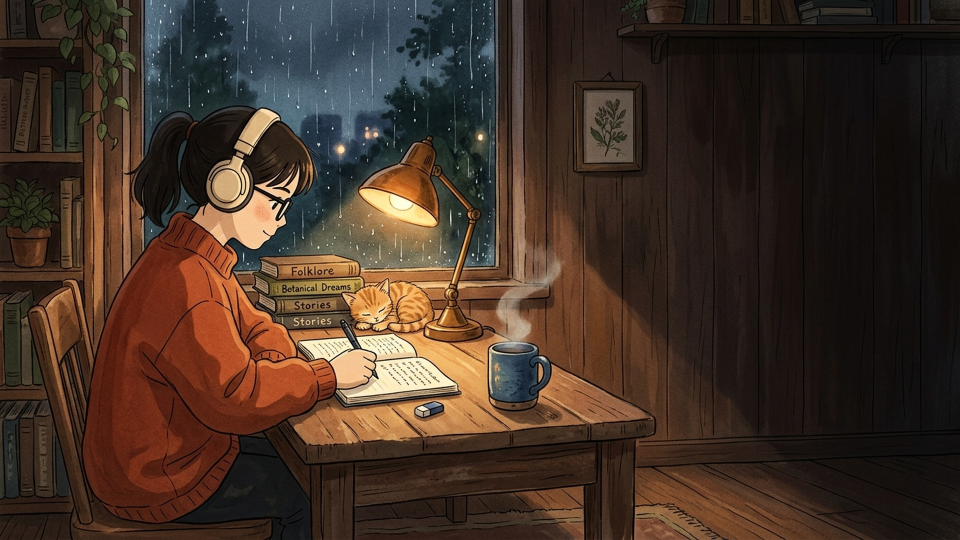
#> input picture assets/mascots/anime_lofi_girl/sleeping.jpg, 1920 x 1080 px (shown at 1/2 size)
$ python -i image_quality.py   (imports and definitions only)
#> lines starting #> are read from the running program, lines starting #| are printed output that depends on the picture
"""
app.services.media.image_quality — Bộ lọc & xếp hạng ảnh web TRƯỚC khi đưa cho AI Vision,
và khung hình dọc 9:16 thông minh (không kéo giãn ảnh).

Mục tiêu:
1. Giữ đúng CHỦ THỂ của lời thoại (vd: "wedge-tailed eagle" chứ không phải "eagle" chung chung).
2. Loại ảnh có nguy cơ watermark / stock trả phí / clipart / sản phẩm in ấn.
3. Ưu tiên ảnh dọc, độ phân giải cao, tiêu đề khớp chủ thể.
4. Khi AI Vision không khả dụng (hết quota) vẫn chọn được ảnh tốt nhờ điểm heuristic.
5. Ảnh ngang → crop 9:16 bám theo vùng có nhiều chi tiết (saliency) hoặc nền mờ nếu ảnh quá nhỏ.
"""
from __future__ import annotations

import os
import re
from typing import Dict, Iterable, List, Optional

# ─────────────────────────────── Watermark / stock / fake prop / poster risk ───────────────────────────────
# Domain ảnh stock trả phí (luôn có watermark) HOẶC trang AI chất lượng thấp / bán đồ in ấn
WATERMARK_DOMAINS = (
    "shutterstock", "alamy", "istockphoto", "gettyimages", "dreamstime", "depositphotos",
    "123rf", "stock.adobe", "adobestock", "fineartamerica", "pixels.com", "vectorstock",
    "bigstockphoto", "agefotostock", "canstockphoto", "pond5", "storyblocks", "vecteezy",
    "featurepics", "colourbox", "superstock", "masterfile", "photocase", "eyeem",
    "redbubble", "teepublic", "zazzle", "etsy", "society6", "cafepress", "displate",
    "img.freepik.com/premium-", "freepik.com/premium-", "craiyon.com", "media.craiyon.com",
    "nightcafe.studio", "images.nightcafe.studio", "deepdreamgenerator", "artbreeder.com",
    "furaffinity.net", "wattpad.com", "newgrounds.com",
    # Chặn các trang code, slide thuyết trình, tài liệu học thuật, biểu đồ và hướng dẫn nhiếp ảnh lạc đề
    "kaggle.com", "slideshare.net", "scribd.com", "researchgate.net", "academia.edu",
    "chegg.com", "coursehero.com", "quizlet.com", "github.com", "stackoverflow.com",
    "towardsdatascience.com", "analyticsvidhya.com", "promptden.com", "eartohear",
    "qaqooking", "about.com", "fity.club", "designbundles.net",
    "amazon.com", "goodreads.com", "books.google", "barnesandnoble.com",
    "audible.com", "kobo.com", "herway.net", "mindjournal.com", "themindsjournal.com",
    "narcissisms.com", "yourtango.com", "thoughtcatalog.com", "hackspirit.com", "ideapod.com",
    "powerofpositivity.com", "learning-mind.com", "wikihow.com", "verywellmind.com",
    "healthline.com", "medicalnewstoday.com", "webmd.com", "quotefancy.com", "brainyquote.com",
    "azquotes.com", "picturequotes.com", "geckoandfly.com", "inspiringquotes.us",
    # Chặn YouTube Thumbnail có chữ clickbait, trang truyện tranh Marvel/DC và kho ảnh Anime/Wibu lệch chủ đề
    "ytimg.com", "img.youtube.com", "aminoapps.com", "comicvine.gamespot.com", "cbr.com",
    "marvel.com", "dc.com", "dccomics.com", "superherodb.com", "vsbattles.fandom.com",
    "myanimelist.net", "zerochan.net", "danbooru", "gelbooru", "safebooru", "konachan", "yandere.re", "pixiv.net",
    "boneclones.com", "uchytel.com", "skullsUnlimited", "skullsunlimited.com",
)

# Tiêu đề / URL chứa các cụm này là ảnh stock watermark / mô hình nhựa bảo tàng ("trông đểu") / poster chữ / game khối vuông / biểu đồ code
_HARD_TITLE_CUES = (
    "stock photo", "stock image", "stock picture", "premium photo", "premium vector",
    "royalty free", "royalty-free", "vector", "clipart", "clip art", "coloring page",
    "colouring", "t-shirt", "tshirt", "sticker", "mug ", "poster print", "canvas print",
    "framed print", "art print", "for sale", "buy now", "watermarked",
    "movie poster", "new poster", "official poster", "teaser poster", "poster for",
    # Chặn ảnh thumbnail so kèo có chữ ("JAWS VS LEVIATHAN"), bảng xếp hạng, truyện tranh siêu anh hùng & anime
    " vs ", " vs.", "-vs-", "_vs_", " versus ", "who would win", "size comparison", "tier list", "thumbnail",
    "anime", "waifu", "manga", "manhwa", "webtoon", "genshin", "honkai", "vtuber", "vocaloid", "hatsune",
    "comic book", "marvel", "dc comics", "avengers", "galactus", "thanos", "superhero", "pokemon", "yugioh", "digimon",
    "voxel", "blockbench", "pixel art", "low poly", "character sheet", "concept sheet", "reference sheet",
    "turnaround", "anatomy of", "size chart", "subnautica", "grand order", "fgo", "gacha", "walkthrough", "exploration quest",
    # Chặn mô hình cao su/nhựa, tượng bảo tàng, đồ chơi, thú nhồi bông làm ảnh trông giả ("đểu")
    "animatronic", "animatronics", "prop ", "movie prop", "replica", "mannequin", "puppet",
    "wax figure", "museum exhibit", "exhibition", "theme park ride", "universal studios ride",
    "bone clones", "boneclones", "skull replica", "osteological", "like comment subscribe", "who wins",
    "action figure", "toy ", "toys", "figurine", "lego", "plush", "stuffed animal", "taxidermy",
    "costume", "cosplay", "inflatable", "statue", "sculpture",
    "minecraft", "roblox", "fortnite",
    # Chặn ảnh chụp màn hình code, biểu đồ thống kê, sơ đồ kỹ thuật và slide bài giảng
    "k-means", "kmeans", "clustering", "python notebook", "jupyter", "matplotlib",
    "histogram", "bar chart", "pie chart", "scatter plot", "flowchart", "schematic",
    "cross-section", "cross section", "infographic", "worksheet", "slide ", "slideshare",
    "radar absorbing", "damaged zones",
    "book cover", "paperback", "hardcover", "audiobook", "kindle edition", "ebook",
    "2 in 1", "3 in 1", "box set", "bestseller", "by grace", "by sarah", "author",
    "things he", "things she", "signs of a", "signs you", "ways to", "reasons why",
    "why narcissists", "how to understand", "explained", "secrets:", "cheat sheet",
    "quote", "quotes", "saying", "sayings", "checklist", "symptom", "symptoms",
    "types of", "stages of", "rules of", "guide to", "narcissisms.com", "mindjournal", "herway", "narcsite",
    "marcus aurelius", "seneca", "epictetus", "how to deal with", "manipulative person",
    "deviantart", "furaffinity", "furry", "anthropomorphic", " tarot ", "zodiac", "galaxycape",
)

# Tiêu đề chứa các cụm này → trừ điểm mạnh (tranh vẽ tay 2D phẳng, đồ chơi, sơ đồ, chữ chèn)
_SOFT_TITLE_CUES = (
    "cartoon", "drawing", "sketch", "watercolor", "pencil", "comic", "manga", "chibi",
    "download", "logo", "icon", "infographic", "diagram", "chart", "map of", "meme",
    "quote", "text", "tattoo", "museum", "exhibit", "specimen", "fossil", "skeleton",
    "poster", "dvd cover", "book cover",
)

# Nguồn Điện Ảnh 4K/8K & Siêu Phẩm Thị Giác Viral trên mạng (ArtStation, Pinterest, Wallhaven, 4K UHD, IMDb, Báo điện ảnh)
_HOT_TREND_DOMAINS = (
    "artstation.com", "cdna.artstation.com", "cdnb.artstation.com",
    "wallhaven.cc", "w.wallhaven.cc", "th.wallhaven.cc",
    "hdqwalls.com", "images.hdqwalls.com", "alphacoders.com", "images.alphacoders.com",
    "wallpaperflare.com", "c4.wallpaperflare.com", "uhdpaper.com", "peakpx.com", "wallhere.com",
    "imdb.com", "tmdb.org", "image.tmdb.org", "film-grab.com",
    "shotdeck.com", "fancaps.net", "moviestillsdb.com", "collider.com", "screenrant.com", "srcdn.com",
    "variety.com", "hollywoodreporter.com", "empireonline.com", "indiewire.com", "ign.com",
    "polygon.com", "bloody-disgusting.com", "denofgeek.com", "slashfilm.com", "rogerebert.com",
    "rottentomatoes.com", "fandango.com", "futurecdn.net", "gamesradar.com",
    "redd.it", "i.redd.it", "reddit.com", "nationalgeographic.com", "bbc.co.uk", "bbc.com",
)

_HOT_TREND_CUES = (
    "8k", "4k", "uhd", "imax", "vfx", "cgi", "unreal engine", "octane render", "photorealistic",
    "hyperrealistic", "movie scene", "movie still", "film still", "cinematic", "epic",
    "thalassophobia", "megalophobia", "artstation", "masterpiece", "roaring", "attack",
)

_STOPWORDS = {
    "a", "an", "the", "of", "and", "or", "to", "in", "on", "at", "for", "with", "from", "by",
    "its", "it", "his", "her", "their", "this", "that", "these", "those", "into", "onto",
    "is", "are", "was", "were", "be", "been", "can", "could", "will", "would", "just", "even",
    "so", "very", "than", "then", "there", "here", "what", "which", "who", "when", "where",
    "while", "as", "up", "down", "out", "over", "under", "about", "your", "you", "our", "we",
    "my", "me", "i", "they", "them", "he", "she", "has", "have", "had", "do", "does", "did",
    "not", "no", "yes", "but", "if", "because", "only", "every", "all", "some", "most",
    # Trạng từ vị trí/thời gian — không phải chủ thể (vd: cảnh bị cắt giữa câu "High above,")
    "above", "below", "beneath", "high", "deep", "far", "away", "inside", "outside", "behind",
    "beyond", "now", "today", "yet", "once", "ago", "soon", "later", "first", "last", "next",
    "suddenly", "finally", "instead", "imagine", "meet",
    # Thuật ngữ góc máy / nhiếp ảnh / phong cách / template ở đầu hoặc cuối AI prompt — tuyệt đối không được trích thành chủ thể
    "macro", "shot", "shots", "wide", "angle", "wide-angle", "low-angle", "high-angle", "low",
    "close", "close-up", "closeup", "extreme", "cinematic", "cinematography", "breathtaking",
    "dramatic", "photorealistic", "hyperrealistic", "hyper-realistic", "vertical", "portrait",
    "frame", "still", "view", "perspective", "lens", "lighting", "bokeh", "volumetric",
    "tracking", "panning", "aerial", "establishing", "moody", "atmospheric", "film", "scene",
    "noir", "chiaroscuro", "monochrome", "seinen", "thriller", "aesthetic", "shadow", "shadows",
    "silhouette", "dark", "realistic", "photography", "photo", "image", "picture", "wallpaper",
    "art", "illustration", "digital", "render",
    "jaw", "dropping", "jaw-dropping", "scroll", "stopping", "scroll-stopping", "visual",
    "impact", "hook", "detailed", "prompt", "english", "national", "geographic", "bbc",
    "planet", "earth", "documentary", "majestic", "aspect", "ratio", "resolution", "sharp",
    "vivid", "contrast", "dynamic", "golden", "hour", "imax", "live", "action", "live-action",
    "beautiful", "vibrant", "stunning", "epic", "4k", "8k", "razor", "focal", "depth", "rim",
    "peak", "ultra", "retention", "youtube", "shorts", "masterpiece", "award", "winning",
}

_NUMBER_WORDS = {
    "one", "two", "three", "four", "five", "six", "seven", "eight", "nine", "ten", "eleven",
    "twelve", "thirteen", "fourteen", "fifteen", "sixteen", "seventeen", "eighteen", "nineteen",
    "twenty", "thirty", "forty", "fifty", "hundred", "hundreds", "thousand", "thousands",
    "million", "millions", "billion", "billions", "half", "dozen",
}

# Động từ phổ biến trong lời thoại Shorts — dùng để cắt cụm danh từ chủ thể
_COMMON_VERBS = {
    "sees", "see", "saw", "looks", "look", "locks", "lock", "can", "could", "has", "have", "had",
    "is", "are", "was", "were", "will", "would", "makes", "make", "made", "takes", "take", "took",
    "gets", "get", "got", "lives", "live", "lived", "eats", "eat", "ate", "hunts", "hunt", "hunted",
    "uses", "use", "used", "becomes", "become", "became", "finds", "find", "found", "keeps", "keep",
    "spends", "spend", "spent", "survives", "survive", "survived", "dies", "die", "died", "kills",
    "kill", "killed", "swims", "swim", "flies", "fly", "flew", "runs", "run", "ran", "walks", "walk",
    "sleeps", "sleep", "grows", "grow", "grew", "builds", "build", "built", "creates", "create",
    "turns", "turn", "changes", "change", "detects", "detect", "senses", "sense", "hears", "hear",
    "feels", "feel", "knows", "know", "thinks", "think", "believes", "believe", "remembers",
    "remember", "waits", "wait", "attacks", "attack", "strikes", "strike", "spots", "spot",
    "carries", "carry", "holds", "hold", "produces", "produce", "contains", "contain", "reaches",
    "reach", "travels", "travel", "glows", "glow", "shines", "shine", "hides", "hide", "appears",
    "appear", "disappears", "disappear", "rescued", "rescues", "rescue", "saved", "saves", "save",
    "was", "tried", "tries", "try", "started", "starts", "start", "began", "begins", "begin",
    "never", "always", "still", "actually", "literally",
}

_TRAILING_PREPS = {
    "onto", "into", "its", "the", "a", "an", "to", "up", "down", "from", "at", "through", "with",
    "over", "under", "across", "around", "for", "in", "on", "of", "more", "less", "than", "every",
}


def _norm_text(s: str) -> str:
    return re.sub(r"[^a-z0-9 ]+", " ", (s or "").lower().replace("-", " ")).strip()


# [5 lines left out: function subject_terms, not called in this run]


_PROMPT_BOILERPLATE_RE = re.compile(
    r"(?:"
    r"jaw[\s\-]*dropping(?:\s+frame[\s\-]*0)?(?:\s+hook)?|"
    r"scroll[\s\-]*stopping(?:\s+visual)?(?:\s+impact)?|"
    r"ultra[\s\-]*high\s+retention(?:\s+youtube\s+shorts)?(?:\s+hook\s+frame)?|"
    r"detailed(?:\s+8k|\s+4k)?(?:\s+vertical)?(?:\s+9:16)?(?:\s+photorealistic)?(?:\s+live[\s\-]*action)?(?:\s+imax)?(?:\s+movie\s+still)?(?:\s+cinematic)?(?:\s+scene)?(?:\s+prompt)?(?:\s+in\s+english)?|"
    r"national\s+geographic(?:\s+underwater|\s+marine|\s+wildlife)?(?:\s+documentary|\s+photograph|\s+photography)?|"
    r"bbc\s+planet\s+earth(?:\s+epic)?(?:\s+wildlife)?(?:\s+documentary)?|"
    r"razor[\s\-]*sharp\s+high[\s\-]*contrast\s+cinematic\s+shot(?:\s+of)?|"
    r"at\s+peak\s+dramatic\s+action(?:\s+with\s+intense\s+focal\s+depth)?(?:\s+and\s+vivid\s+rim\s+lighting)?|"
    r"9:16\s+aspect\s+ratio|8k\s+resolution|4k\s+resolution|aspect\s+ratio|resolution|"
    r"no\s+watermark|no\s+text|no\s+border|award[\s\-]*winning\s+cinematography"
    r")",
    re.IGNORECASE,
)


# [89 lines left out: functions clean_search_query_from_prompt, extract_subject, is_watermark_risk, _dims, not called in this run]


# ─────────────────────────────── Chế độ quái vật / sinh vật huyền thoại & kinh dị (Điều phối qua @tool Agent) ───────────────────────────────
# Lưu ý: Đã xóa bỏ hoàn toàn cơ chế dò tìm từ khóa tĩnh (_CREATURE_WORDS / _SPECIFIC_CREATURES / _CREATURE_FILM_REFS).
# Việc nhận diện phân cảnh Quái vật hùng vĩ (Epic Monster / Megalophobia) hay Tâm lý học (Dark Psychology)
# nay do LLM Visual Director trực tiếp quyết định thông qua việc chọn công cụ `@tool` có mô tả ngữ nghĩa:
# - `summon_epic_monster_cinematic_media` (bật `creature_mode=True`)
# - `fetch_clean_cinematic_portrait_or_broll` (bật `clean_stock_only=True`)

_CREATURE_BONUS_CUES = (
    "movie", "movie scene", "movie still", "film", "vfx", "cgi", "8k", "4k", "photorealistic",
    "hyperrealistic", "imax", "underwater", "artstation", "concept art", "unreal engine",
    "thalassophobia", "megalophobia", "colossal", "giant", "massive", "roaring",
    "terrifying", "dark", "deep sea", "ocean", "monster", "creature", "attack", "jaws",
)

_CREATURE_PENALTY_CUES = (
    "cartoon", "cute", "kawaii", "chibi", "toy", "plush", "lego", "figurine", "costume", "mask",
    "coloring", "logo", "icon", "meme", "chart", "diagram", "infographic", "sticker", "emoji",
    "clipart", "kids", "baby", "funny", "cosplay", "halloween decoration", "cake",
    "caught on camera", "spotted in real life", "top 10", "top 5", "reaction", "thumbnail",
    # Chặn mô hình cao su/nhựa bảo tàng ("trông đểu"), tranh khắc gỗ cổ, hóa thạch xương khô, game khối vuông
    "animatronic", "animatronics", "prop", "replica", "mannequin", "puppet", "wax figure",
    "minecraft", "roblox", "subnautica", "ark survival", "sketch", "pencil drawing",
    "fossil", "tooth", "teeth", "jawbone", "skeleton", "bone", "bones", "skull", "museum",
    "exhibit", "exhibition", "specimen", "preserved", "jar", "engraving", "woodcut", "stamp", "coin",
    "statue", "sculpture", "map", "book cover", "dvd cover", "washed ashore", "beached",
)

_SPECIFIC_CREATURES: tuple = ()


# [52 lines left out: functions is_creature_subject, extract_core_creature, creature_queries, not called in this run]


# ─────────────────────────────── Chế độ Tâm Lý Học Đen Tối / Seinen Noir (Điều phối qua @tool Agent) ───────────────────────────────
_PSYCHOLOGY_NOIR_BONUS_CUES = (
    "noir", "monochrome", "black and white", "johan", "liebert", "monster anime", "seinen",
    "psychological", "thriller", "shadow", "shadows", "silhouette", "chiaroscuro",
    "cold gaze", "intense eyes", "dark aesthetic", "cinematic", "mystery",
)

_CHEESY_CORPORATE_PENALTY_CUES = (
    "happy business", "office team", "cheerful", "thumbs up", "corporate meeting",
    "smiling coworker", "handshake deal", "customer service", "call center", "stock photo smile",
)


# [20 lines left out: functions is_psychology_noir_subject, psychology_noir_queries, not called in this run]


# Các tên miền báo chí khoa học / bách khoa / bảo tàng uy tín trên Google Images (dùng cho chủ thể khoa học/lịch sử thường)
_AUTHORITATIVE_DOMAINS = (
    "wikipedia.org", "wikimedia.org", "nationalgeographic", "britannica.com", "smithsonianmag",
    "nature.com", "science.org", "scientificamerican", "bbc.co", "bbc.com", "nasa.gov", "noaa.gov",
    "nhm.ac.uk", "australian.museum", "audubon.org", "livescience.com", "newscientist.com",
    "theguardian.com", "nytimes.com", "reuters.com", "apnews.com", "flickr.com", "inaturalist.org",
    "ebird.org", "fishbase", "animaldiversity", "arkive", "montereybayaquarium", "oceana.org",
)


# [239 lines left out: functions heuristic_score, prefilter_candidates, _saliency_center_x, _saliency_center_y, not called in this run]


def _enhance_visual_clarity(im, is_hook_scene: bool = False):
    """
    Tăng độ sắc nét vi mô (micro-sharpness), độ tương phản và độ bão hòa màu:
    - Với Cảnh 1 (is_hook_scene=True): Tự động cứu sáng nếu ảnh gốc quá tối (< 72 lum),
      kích màu HDR (+16% Color), tương phản (+10% Contrast) và độ nét (+22% Sharpness)
      để tạo hiệu ứng thị giác 'WOW' ngay ở Frame 0.0s.
    """
    from PIL import ImageEnhance, ImageStat
    try:
        if is_hook_scene:
            lum_stat = ImageStat.Stat(im.convert("L"))
            mean_lum = float(lum_stat.mean[0]) if lum_stat.mean else 100.0
            if mean_lum < 72.0:
                lift = min(1.36, max(1.06, 80.0 / max(mean_lum, 26.0)))
                im = ImageEnhance.Brightness(im).enhance(lift)
            im = ImageEnhance.Color(im).enhance(1.16)
            im = ImageEnhance.Contrast(im).enhance(1.10)
            im = ImageEnhance.Sharpness(im).enhance(1.22)
        else:
            im = ImageEnhance.Sharpness(im).enhance(1.08)
            im = ImageEnhance.Contrast(im).enhance(1.04)
    except Exception:
        pass
    return im


def assess_image_wow_factor(image_path: str) -> Dict[str, float]:
    """
    Kiểm định chất lượng thị giác 'WOW' thực tế của file ảnh bitmap (0.0 - 10.0):
    Đo độ sáng sau khi nâng HDR Cảnh 1 (luminance), độ tương phản (contrast stddev),
    độ chi tiết biên (edge sharpness) và độ rực màu.
    Hỗ trợ cả phong cách Chiaroscuro / Dark Abyssal (nền tối sâu nhưng có điểm nhấn sáng rực).
    """
    from PIL import Image, ImageStat, ImageFilter
    try:
        with Image.open(image_path) as im:
#> im is the input picture: PIL image 1920x1080 RGB; mean R, G, B 66.8, 49.4, 38.1
            rgb = im.convert("RGB")
            w, h = rgb.size
            small = _enhance_visual_clarity(rgb.resize((180, 320), Image.BILINEAR), is_hook_scene=True)
#> in _enhance_visual_clarity, `mean_lum = float(lum_stat.mean[0]) if lum_stat.mean else 100.0`: mean_lum = 53.3
#> in _enhance_visual_clarity, `lift = min(1.36, max(1.06, 80.0 / max(mean_lum, 26.0)))`: lift = 1.36
#> in _enhance_visual_clarity, `im = ImageEnhance.Brightness(im).enhance(lift)`:
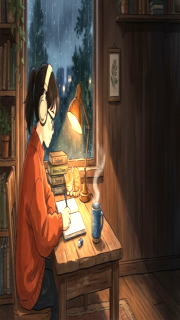
#> im: PIL image 180x320 RGB; mean R, G, B 88.5, 66.1, 51.3
#> in _enhance_visual_clarity, `im = ImageEnhance.Contrast(im).enhance(1.10)`:
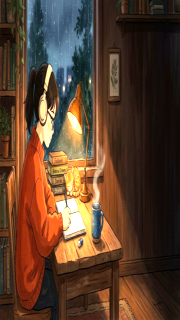
#> im: PIL image 180x320 RGB; mean R, G, B 90.8, 63.5, 44.9
            gray = small.convert("L")
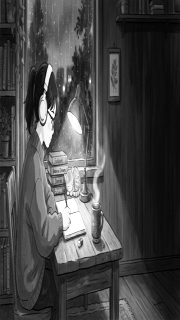
#> gray: PIL image 180x320 L; min 0, max 255, mean 69.1
            g_stat = ImageStat.Stat(gray)
            mean_lum = float(g_stat.mean[0])
#> mean_lum = 69.08
            std_con = float(g_stat.stddev[0])
#> std_con = 56.47
            hist = gray.histogram()
#> hist = 256 values, max 1808 at index 14, min 12 at index 3, mean 225
            total_px = max(1, sum(hist))
#> total_px = 57600
            # Điểm sáng 5% đỉnh (p95) để nhận diện mắt phát sáng / rim light trong cảnh biển sâu / kinh dị
            cum = 0
            p95_lum = 255
            for val in range(255, -1, -1):
                cum += hist[val]
                if cum >= total_px * 0.05:
                    p95_lum = val
                    break
#> this loop made 62 passes
#> cum on passes 1 to 8: 375, 408, 436, 469, 525, 618, 774, 830
#> after the loop, cum = 2911

            edges = gray.filter(ImageFilter.FIND_EDGES)
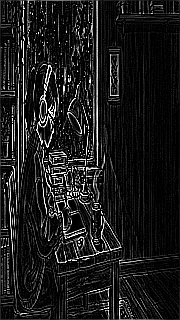
#> edges: PIL image 180x320 L; min 0, max 255, mean 27.7
            edge_energy = float(ImageStat.Stat(edges).mean[0])
#> edge_energy = 27.68

            rgb_stat = ImageStat.Stat(small)
            r_m, g_m, b_m = rgb_stat.mean[:3]
#> r_m = 90.31; g_m = 63.03; b_m = 44.46
            color_spread = max(abs(r_m - g_m), abs(g_m - b_m), abs(r_m - b_m)) + sum(rgb_stat.stddev[:3]) / 3.0
#> color_spread = 103.9

            score = 5.4
            if 45.0 <= mean_lum <= 200.0:
                score += 1.2
            elif mean_lum >= 25.0 and p95_lum >= 95:
                # Phong cách Dark Fantasy / Thalassophobia có điểm nhấn sáng (glowing eyes / storm lightning)
                score += 0.9
            elif mean_lum < 18.0 or mean_lum > 240.0:
                score -= 2.5
            else:
                score -= 0.4

            if std_con >= 42.0 or (std_con >= 30.0 and p95_lum >= 110):
                score += 1.5
            elif std_con >= 26.0:
                score += 0.8
            elif std_con < 16.0:
                score -= 2.0

            if edge_energy >= 20.0:
                score += 1.3
            elif edge_energy >= 12.0:
                score += 0.7
            elif edge_energy < 7.5:
                score -= 1.8

            if color_spread >= 55.0:
                score += 1.0
            elif color_spread < 24.0:
                score -= 0.6

            if min(w, h) >= 720:
                score += 0.6

            final_score = round(max(0.0, min(10.0, score)), 2)
            return {
                "wow_score": final_score,
                "is_wow": final_score >= 6.5,
                "luminance": round(mean_lum, 1),
                "contrast": round(std_con, 1),
                "sharpness": round(edge_energy, 1),
            }
    except Exception:
        return {"wow_score": 5.0, "is_wow": False, "luminance": 0.0, "contrast": 0.0, "sharpness": 0.0}


# [60 lines left out: function prepare_vertical, not called in this run]

>>> result = assess_image_wow_factor('../../../assets/mascots/anime_lofi_girl/sleeping.jpg')
#> result = {'wow_score': 10, 'is_wow': True, 'luminance': 69.1, 'contrast': 56.5, 'sharpness': 27.7}
